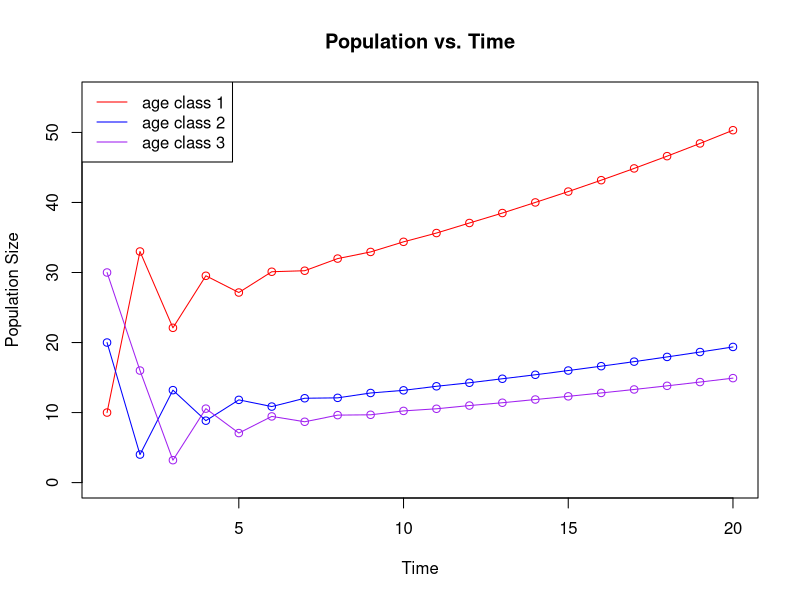
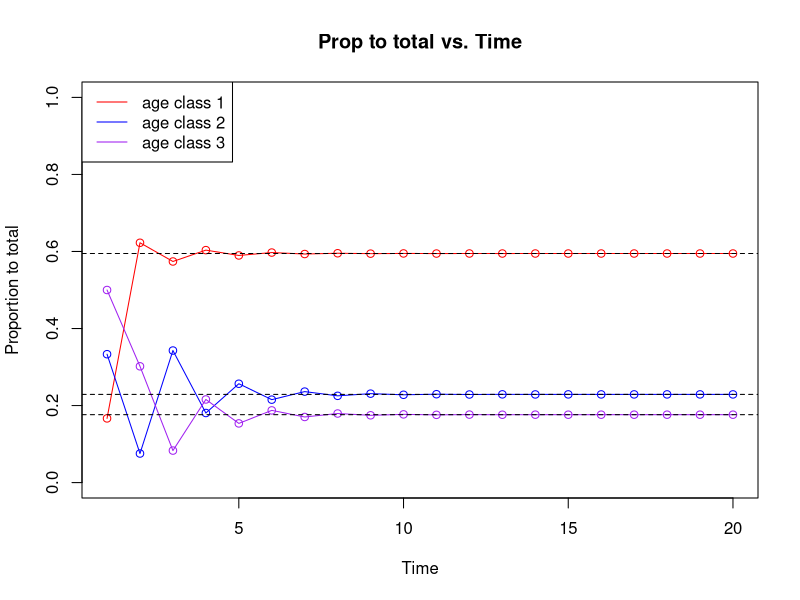

Reproduce these figures in R, in order.
#Lab 6 - Lisa Wang 
LL <- matrix(c(0.5, 1.4, 0.4, 0), nrow = 2, byrow = T)
out <- eigen(LL)
out #outputs values and vectors 

out$values 
out$vectors 
out$values[2]
out$vectors[,2] # the second column is the second eigenvector 

#Exercise 1-----------
LM <- matrix(c(0.5, 1.4, 0, 0.4, 0, 0, 0, 0.8, 0), nrow = 3, byrow = T)
out <- eigen(LM)
out$values
out$vectors

#Exercise 2------------
Largest_eigenvalue <- max(abs(out$values))
Largest_eigenvalue

Corresponding_eigenvector <- out$vectors[,which.max(abs(out$values))]
Corresponding_eigenvector

#eigenvectors should be normalized to sum to 1, to get stable age distribution

out <- eigen(LM) 
v1 <- out$vectors[,which.max(abs(out$values))]
v1 / sum(v1) #normalized

#Exercise 3--------------

out$vectors[,1]/sum(out$vectors[,1])
out$vectors[,2]/sum(out$vectors[,2])
out$vectors[,3]/sum(out$vectors[,3])

#the expected stable age distribution for this population, W_1 is 
# 0.5947333, 0.2289667, 0.1763000 
# we should expect the majority being in the first age class, about 60% 
# otherwise, an even split betweem stage 2 and 3 

#Exercise 4-------
n0 <- matrix(c(10,20,30), ncol = 1) #initial population vector 
L <- matrix(c(0.5, 1.4, 0, 0.4, 0, 0, 0, 0.8, 0), nrow = 3, byrow = T)

pop <- matrix(NA, ncol = 20, nrow = 3) 
pop[,1] <- n0 

#loop over time steps of interest
for(ii in 2:20){
  pop[,ii] <- L %*% pop[, ii -1]
}

plot(seq(1,20), pop[1,], ylim= (c(0,55)), type = "o", xlab = 'Time', ylab = 'Population Size', col = "red", main = 'Population vs. Time')
lines(seq(1,20), pop[2,], type = "o", xlab = 'Time', ylab = 'Population Size', col = "blue", main = 'Population vs. Time')
lines(seq(1,20), pop[3,], type = "o", xlab = 'Time', ylab = 'Population Size', col = "purple", main = 'Population vs. Time')
legend(x = "topleft", legend = c("age class 1", "age class 2", "age class 3"), col = c("red", "blue", "purple"), lty = 1)

#Exercise 5----
totalPop <- colSums(pop) #calculates total poplution sizes
juvProp <- pop[1,]/totalPop #calculates proportion of juveniles 
twoProp <- pop[2,]/totalPop
threeProp <- pop[3,]/totalPop
plot(seq(1,20), juvProp, ylim = (c(0, 1)),type = "o", xlab = 'Time', ylab = 'Proportion to total', col = "red", main = 'Prop to total vs. Time')
lines(seq(1,20), twoProp, type = "o", xlab = 'Time', ylab = 'Proportion to total', col = "blue", main = 'Prop to total vs. Time')
lines(seq(1,20), threeProp, type = "o", xlab = 'Time', ylab = 'Proportion to total', col = "purple", main = 'Prop to total vs. Time')
legend(x = "topleft", legend = c("age class 1", "age class 2", "age class 3"), col = c("red", "blue", "purple"), lty = 1)

abline(h = 0.5947333, lty = "dashed")
abline(h = 0.2289667, lty = "dashed")
abline(h = 0.1763000, lty = "dashed")

#The long term dynamics of this system match the predicted the stable age distribution. 
#the values converge to 0.6, 0.22, and 0.17 around time 8. 